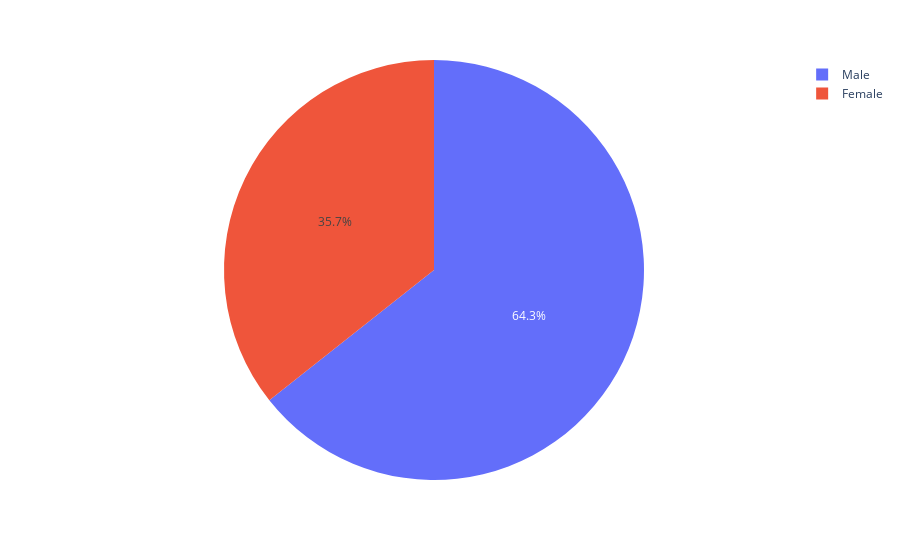

Source (notebook cell):
### Code cell
px.pie(tips,names = "sex")

### Figure 1 — Plotly figure (JSON) as saved in the notebook; plotly's stock layout.template omitted (floating-point values rounded to 4 significant figures; data arrays with more than 128 entries replaced by an {"elided": "..."} marker saying what was removed)
{"data": [{"domain": {"x": [0, 1], "y": [0, 1]}, "hovertemplate": "sex=%{label}<extra></extra>", "labels": {"elided": "244 str values"}, "legendgroup": "", "name": "", "showlegend": true, "type": "pie"}], "layout": {"legend": {"tracegroupgap": 0}, "margin": {"t": 60}}}
